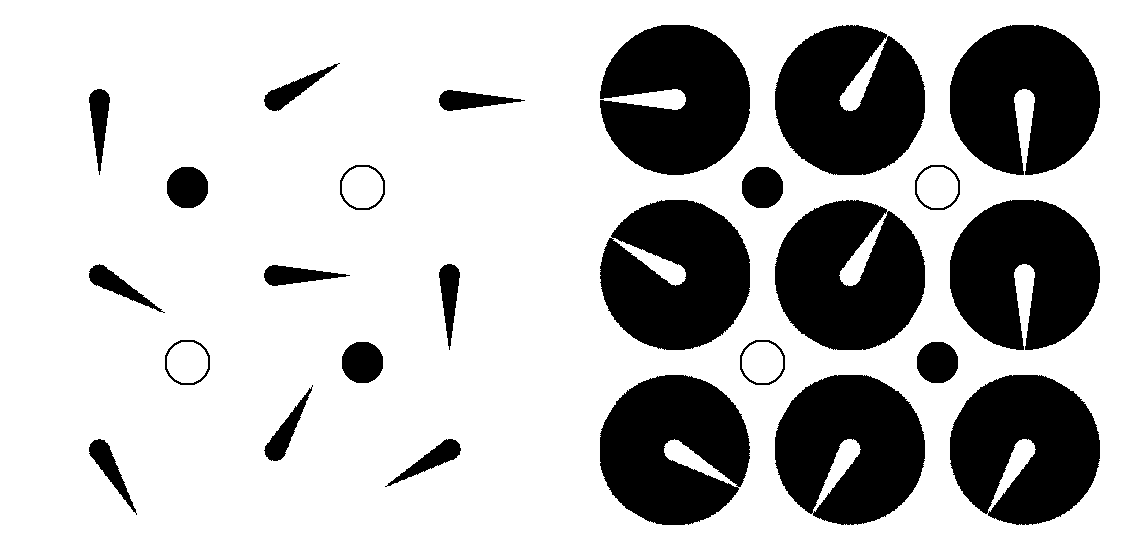

This chart was generated by the following Python code:
from PIL import Image, ImageDraw # only import

def clockimage(scramble): # scramble goes here and is split here
    scramble = scramble.split()
        
    front = [0,0,0,0,0,0,0,0,0] 
    back = [0,0,0,0,0,0,0,0,0] # lists for the front and back faces of the clock
    current, other = front, back # variables to help determine which face is the "current" one with moves being done to it

    corners = [0,2,6,8]
    mirrored = [2,0,8,6] 
    # lists for the corners to update them after each move, as they are connected in the real puzzle
    # the reason why there are two is because the corners are mirrored
    # maybe mirror everything after instead of this solution??
    UL = [0,1,3,4]
    U = [0,1,2,3,4,5]
    UR = [1,2,4,5]
    R = [1,2,4,5,7,8]
    DR = [4,5,7,8]
    D = [3,4,5,6,7,8]
    DL = [3,4,6,7]
    L = [0,1,3,4,6,7]
    ALL = [0,1,2,3,4,5,6,7,8] # lists for which mini-clocks are affected by the turns

    moveMap = {
        "UL":UL, "U":U, "UR":UR, "R":R, "DR":DR, "D":D, "DL":DL, "L":L, "ALL":ALL
    }
    # dictionary for which list to use for the turn
    pins = {
        "UL":False, "UR":False, "DL":False, "DR":False
    }
    # used to determine the state of the pins (up/down)
    # maybe there is better way of doing this??
    for move in scramble:
        if len(move) == 2: # if the move is either y2 or one of the the pins going up/down
            if move == "y2":
                if current == front:
                    current, other = back, front # switches the current face from back to front and vice versa
                else:
                    current, other = front, back
            else:
                pins[move] = True 
                # this assumes that a pin was the move and it is now being pressed up
                # need to account for multiple pin moves as it will not stay True or False
                # currently not an issue due to the way the scrambles are for clocks
            continue
        
        dial = move[:-2] # which dials one would rotate for the move
        turn = int(move[-2]) # how many hours to turn
        direction = move[-1] # which direction to turn those hours
        if direction == "-": turn = -turn # did this so I didn't have to do -= decrement later
        
        for a in moveMap[dial]: # for each mini-clock in corresponding move/dials, turn by correct amount of hours
            current[a] += turn

        for i in range(len(current)): # keeps the numbers between [1, 12]
            while current[i] < 0:
                current[i] += 12
            while current[i] > 12:
                current[i] -= 12
            
        for i in range(4): # updates the corners as they are connected
            other[corners[i]] = 12 - current[mirrored[i]]

    def hour_hand(degrees: int, fill: str, outline: str): 
        # function to draw the hour hand for the image
        # did this so I didn't have to do math to determine exact coordinates as this just rotates the image and pastes it to final image
        hour = Image.new('RGBA', (150, 150), (255, 255, 255, 0))
        draw = ImageDraw.Draw(hour)

        draw.ellipse((0,0,150,150), fill=fill, outline=outline, width=65)
        draw.polygon((65,75,75,0,85,75), fill=fill)

        hour = hour.rotate(-degrees) # default goes counter clockwise so I needed to change it to clockwise
        return hour

    img = Image.new('RGBA', (1125, 550), (255, 255, 255, 0)) # setting up canvas
    draw = ImageDraw.Draw(img)

    x, y, z = 25, 25, 0 # mini-clock 1 on front side starts at 25, 25; z is an iterator
    handColor, bgColor, face = "black", "white", current # color of the hour hand, color of background, face being iterated
    for i in range(2): # does twice because there are two faces
        for j in range(3): # three rows
            for k in range(3): # three columns
                img.paste(hour_hand(face[z]*30, handColor, bgColor), (x,y,x+150,y+150)) # each mini-clock is 150x150
                x += 175 # gap between mini-clocks of 25
                z += 1 # increments to next element in current face
            x -= 525 # resets x to 25
            y += 175 # drops down a row
        x, y, z = 600, 25, 0 # coordinates of second clock face
        handColor, bgColor, face = "white", "black", other # swaps colors and face

    # drawing the pins
    x, y, z = 165, 165, 0 # starts at 165, 165
    pinBool = True # if pin is True/up, it will be colored white with outline of black and vice versa
    pinVals = list(pins.values()) # list of the states of the pins
    for i in range(2):
        for j in range(2):
            for k in range(2):
                if pinVals[z] is pinBool:
                    inner, outer = "white", "black"
                else:
                    inner, outer = "black", "white"
                draw.ellipse((x,y,x+45,y+45), fill=inner, outline=outer, width=2)
                x += 175 # same gap as between mini-clocks
                z += 1
            x -= 350 # resets x to 165
            y += 175 # drops down a row
        x, y, z = 740, 165, 0 # coordinates of other face's pins
        pinBool = False # pins must be inverted in colors
        pinVals[0], pinVals[1] = pinVals[1], pinVals[0]
        pinVals[2], pinVals[3] = pinVals[3], pinVals[2] # pins must also be flipped along the y-axis
        
    return img # show the image
